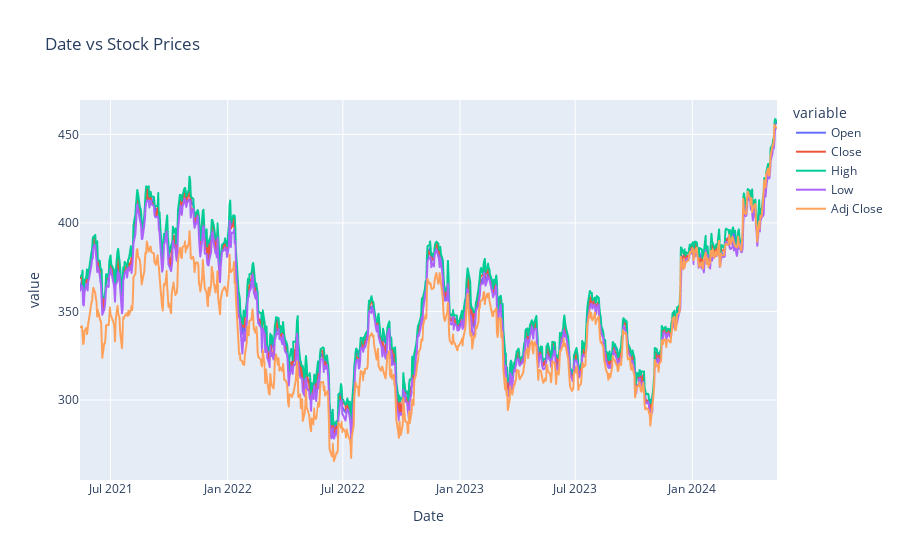

Here is the notebook cell this chart was saved with:
### Markdown cell above
#### Closing Price

### Code cell
fig = px.line(df_gs, y=['Open', 'Close', 'High', 'Low', 'Adj Close'], title = 'Date vs Stock Prices')
fig.show()

### Figure 1 — Plotly figure (JSON) as saved in the notebook; plotly's stock layout.template omitted (floating-point values rounded to 4 significant figures; data arrays with more than 128 entries replaced by an {"elided": "..."} marker saying what was removed)
{"data": [{"hovertemplate": "variable=Open<br>Date=%{x}<br>value=%{y}<extra></extra>", "legendgroup": "Open", "line": {"color": "#636efa", "dash": "solid"}, "marker": {"symbol": "circle"}, "mode": "lines", "name": "Open", "showlegend": true, "type": "scattergl", "x": {"elided": "754 str values"}, "xaxis": "x", "y": {"elided": "754 float values"}, "yaxis": "y"}, {"hovertemplate": "variable=Close<br>Date=%{x}<br>value=%{y}<extra></extra>", "legendgroup": "Close", "line": {"color": "#EF553B", "dash": "solid"}, "marker": {"symbol": "circle"}, "mode": "lines", "name": "Close", "showlegend": true, "type": "scattergl", "x": {"elided": "754 str values"}, "xaxis": "x", "y": {"elided": "754 float values"}, "yaxis": "y"}, {"hovertemplate": "variable=High<br>Date=%{x}<br>value=%{y}<extra></extra>", "legendgroup": "High", "line": {"color": "#00cc96", "dash": "solid"}, "marker": {"symbol": "circle"}, "mode": "lines", "name": "High", "showlegend": true, "type": "scattergl", "x": {"elided": "754 str values"}, "xaxis": "x", "y": {"elided": "754 float values"}, "yaxis": "y"}, {"hovertemplate": "variable=Low<br>Date=%{x}<br>value=%{y}<extra></extra>", "legendgroup": "Low", "line": {"color": "#ab63fa", "dash": "solid"}, "marker": {"symbol": "circle"}, "mode": "lines", "name": "Low", "showlegend": true, "type": "scattergl", "x": {"elided": "754 str values"}, "xaxis": "x", "y": {"elided": "754 float values"}, "yaxis": "y"}, {"hovertemplate": "variable=Adj Close<br>Date=%{x}<br>value=%{y}<extra></extra>", "legendgroup": "Adj Close", "line": {"color": "#FFA15A", "dash": "solid"}, "marker": {"symbol": "circle"}, "mode": "lines", "name": "Adj Close", "showlegend": true, "type": "scattergl", "x": {"elided": "754 str values"}, "xaxis": "x", "y": {"elided": "754 float values"}, "yaxis": "y"}], "layout": {"legend": {"title": {"text": "variable"}, "tracegroupgap": 0}, "title": {"text": "Date vs Stock Prices"}, "xaxis": {"anchor": "y", "domain": [0, 1], "title": {"text": "Date"}}, "yaxis": {"anchor": "x", "domain": [0, 1], "title": {"text": "value"}}}}
